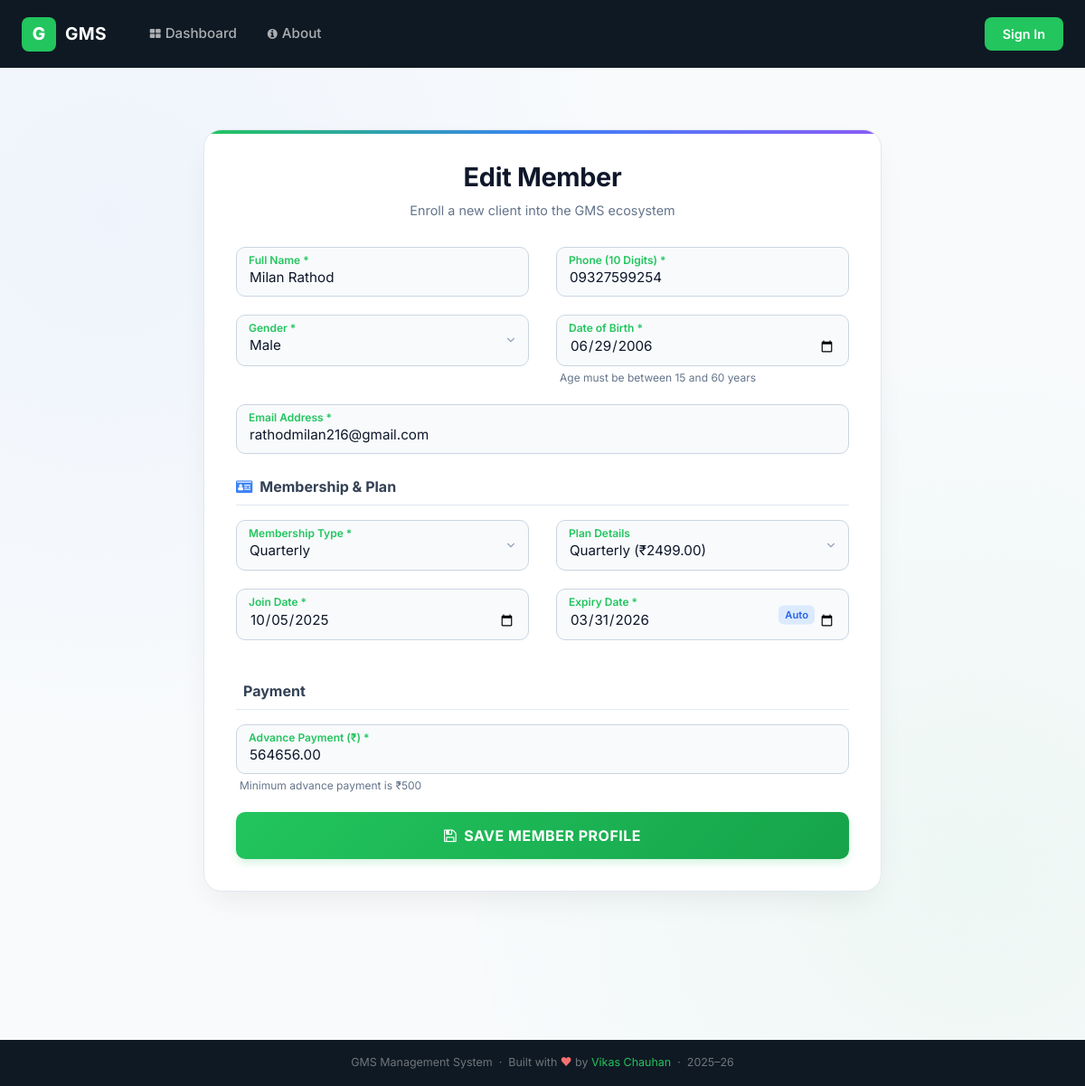
Page /edit_member/3/ on the committed database.
### gym/models.py (models this page shows, shortened)
class Member(models.Model):
    name = models.CharField(max_length=50)
    contact = models.CharField(max_length=15)
    emailid = models.EmailField(max_length=50)
    age = models.PositiveIntegerField()
    dob = models.DateField(null=True, blank=True)
    gender = models.CharField(max_length=10, default="")
    membership_type = models.CharField(max_length=20, default="basic")
    plan = models.ForeignKey(Plan, on_delete=models.CASCADE)  # Linked to Plan
    joindate = models.DateField()
    expiredate = models.DateField()
    initialamount = models.DecimalField(max_digits=10, decimal_places=2, default=0)

class Plan(models.Model):
    name = models.CharField(max_length=50)
    amount = models.DecimalField(max_digits=10, decimal_places=2)
    duration = models.PositiveIntegerField(help_text="Duration in days or months")

### gym/views.py (the view, shortened to what this page needs)
# urls.py: path('edit_member/<int:pid>/', Edit_Member, name='edit_member'),
def Edit_Member(request, pid):
    member = get_object_or_404(Member, id=pid)
    plan1 = Plan.objects.all()
    d = {'member': member, 'plan': plan1}
    return render(request, 'add_member.html', d)

### gym/templates/add_member.html (shortened to what this page needs)
{% extends 'navigation.html' %}
{% block body %}
<div class="container pb-5">
    <div class="premium-wrapper">
        <div class="premium-header">
            <h1 class="premium-title">{% if member %}Edit Member{% else %}Register Member{% endif %}</h1>
            <p class="premium-subtitle">Enroll a new client into the GMS ecosystem</p>
        </div>
        <form id="memberForm" action="{% if member %}{% url 'edit_member' member.id %}{% else %}{% url 'add_member' %}{% endif %}" method="post" novalidate>
            <div class="row">
                <div class="col-md-6">
                    <div class="floating-group">
                        <input type="text" id="name" name="name" class="floating-input" placeholder=" " value="{{ member.name|default:'' }}" required>
                        <label class="floating-label">Full Name *</label>
                    </div>
                </div>
                <div class="col-md-6">
                    <div class="floating-group">
                        <input type="tel" id="contact" name="contact" class="floating-input" placeholder=" " value="{{ member.contact|default:'' }}"
                               pattern="[0-9]{10}" minlength="10" maxlength="10" required
                               title="Please enter exactly 10 digits."
                               oninput="this.value = this.value.replace(/[^0-9]/g, '');">
                        <label class="floating-label">Phone (10 Digits) *</label>
                    </div>
                </div>
            </div>
            <div class="row">
                <div class="col-md-6">
                    <div class="floating-group">
                        <select id="gender" name="gender" class="floating-input" required>
                            <option value="Male"   {% if member.gender == 'Male' %}selected{% endif %}>Male</option>
                        </select>
                        <label class="floating-label">Gender *</label>
                    </div>
                </div>
                <div class="col-md-6">
                    <div class="floating-group">
                        <input type="date" id="dob" name="dob" class="floating-input" placeholder=" "
                               value="{% if member and member.dob %}{{ member.dob|date:'Y-m-d' }}{% endif %}"
                               required>
                        <label class="floating-label">Date of Birth *</label>
                        <div class="field-hint info" id="dob-hint">Age must be between 15 and 60 years</div>
                    </div>
                </div>
            </div>
            <div class="floating-group">
                <input type="email" id="emailid" name="emailid" class="floating-input" placeholder=" " value="{{ member.emailid|default:'' }}" required>
                <label class="floating-label">Email Address *</label>
            </div>
            <div class="section-label"><i class="fa fa-id-card"></i> Membership &amp; Plan</div>
            <div class="row">
                <div class="col-md-6">
                    <div class="floating-group">
                        <select id="membership_type" name="membership_type" class="floating-input" required>
                            <option value="Quarterly"   {% if member.membership_type == 'Quarterly'   %}selected{% endif %}>Quarterly</option>
                        </select>
                        <label class="floating-label">Membership Type *</label>
                    </div>
                </div>
                <div class="col-md-6">
                    <div class="floating-group">
                        <select id="plan" name="plan" class="floating-input">
                            {% for p in plan %}
                                {% if p.name == 'Monthly' or p.name == 'Quarterly' or p.name == 'Half Yearly' or p.name == 'Annual' %}
                                    <option value="{{ p.id }}" data-months="{{ p.duration }}"
                                        {% if member and member.plan and member.plan.id == p.id %}selected{% endif %}>
                                        {{ p.name }} (₹{{ p.amount }})
                                    </option>
                                {% endif %}
                            {% endfor %}
                        </select>
                        <label class="floating-label">Plan Details</label>
                    </div>
                </div>
            </div>
            <div class="row">
                <div class="col-md-6">
                    <div class="floating-group">
                        <input type="date" id="joindate" name="joindate" class="floating-input" placeholder=" "
                               value="{% if member and member.joindate %}{{ member.joindate|date:'Y-m-d' }}{% endif %}"
                               required>
                        <label class="floating-label">Join Date *</label>
                    </div>
                </div>
                <div class="col-md-6">
                    <div class="floating-group" style="position:relative;">
                        <input type="date" id="expdate" name="expdate" class="floating-input" placeholder=" "
                               value="{% if member and member.expiredate %}{{ member.expiredate|date:'Y-m-d' }}{% endif %}"
                               required>
                        <label class="floating-label">Expiry Date *</label>
                        <span class="expiry-badge" id="expiry-badge">Auto</span>
                    </div>
                </div>
            </div>
            <div class="section-label"> Payment</div>
            <div class="floating-group">
                <input type="number" id="initialamount" name="initialamount" class="floating-input"
                       min="500" step="0.01" placeholder=" "
                       value="{{ member.initialamount|default:'' }}" required>
                <label class="floating-label">Advance Payment (₹) *</label>
                <div class="field-hint info" id="adv-hint">Minimum advance payment is ₹500</div>
            </div>
            <button type="submit" class="premium-btn" id="submitBtn">
                {% if member %}<i class="fa fa-save"></i> Save Member Profile{% else %}<i class="fa fa-check-circle"></i> Complete Registration{% endif %}
            </button>
        </form>
    </div>
</div>
{% endblock %}

### gym/templates/navigation.html (style rules this page uses)
*, *::before, *::after { box-sizing: border-box; }
:root { --green: #22c55e; --green-dark: #16a34a; --green-light: #dcfce7; --dark: #0f1923; --dark2: #1a2535; --sidebar: #111c2a; --text: #1e293b; --muted: #64748b; --border: #e2e8f0; --white: #ffffff; --bg: #f8fafc; --bg-gradient: radial-gradient(circle at 10% 20%, rgba(59, 130, 246, 0.05), transparent 40%), radial-gradient(circle at 90% 80%, rgba(34, 197, 94, 0.05), transparent 40%); --card-shadow: 0 4px 20px -2px rgba(0, 0, 0, 0.04), 0 2px 10px -2px rgba(0, 0, 0, 0.02); --border-soft: #f1f5f9; --green-light: rgba(34,197,94,0.15); --table-head: #0f172a; --table-hover: #f1f5f9; --table-border: #e2e8f0; --input-bg: #ffffff; }
body { font-family: 'Inter', -apple-system, BlinkMacSystemFont, sans-serif; background: var(--bg); background-image: var(--bg-gradient); background-attachment: fixed; color: var(--text); margin: 0; min-height: 100vh; }
.form-label, label { font-size: 0.82rem; font-weight: 600; color: var(--muted); margin-bottom: 5px; }

### gym/templates/add_member.html (style rules this page uses)
.premium-wrapper { max-width: 750px; margin: 40px auto; background: #ffffff; backdrop-filter: blur(16px); -webkit-backdrop-filter: blur(16px); border: 1px solid #e2e8f0; border-radius: 20px; padding: 35px 35px; box-shadow: 0 15px 35px -10px rgba(0, 0, 0, 0.08); position: relative; overflow: hidden; }
.premium-wrapper::before { content: ''; position: absolute; top: 0; left: 0; right: 0; height: 4px; background: linear-gradient(90deg, #22c55e, #3b82f6, #8b5cf6); }
.premium-header { margin-bottom: 30px; text-align: center; }
.premium-title { color: #0f172a; font-size: 1.8rem; font-weight: 700; margin: 0 0 8px 0; letter-spacing: -0.3px; }
.premium-subtitle { color: #64748b; font-size: 0.9rem; margin: 0; }
.floating-group { position: relative; margin-bottom: 20px; }
.floating-input { width: 100%; background: #f8fafc; border: 1px solid #cbd5e1; border-radius: 10px; padding: 22px 14px 8px 14px; font-size: 0.95rem; color: #0f172a; transition: all 0.3s ease; font-family: inherit; box-sizing: border-box; }
.floating-label { position: absolute; left: 14px; top: 15px; color: #64748b; font-size: 0.95rem; pointer-events: none; transition: all 0.2s cubic-bezier(0.4, 0, 0.2, 1); }
.floating-input:focus ~ .floating-label, .floating-input:not(:placeholder-shown) ~ .floating-label { top: 6px; left: 14px; font-size: 0.75rem; color: #22c55e; font-weight: 600; }
input[type="date"].floating-input ~ .floating-label, input[type="number"].floating-input ~ .floating-label { top: 6px; left: 14px; font-size: 0.75rem; color: #22c55e; font-weight: 600; }
select.floating-input { appearance: none; padding-top: 22px; padding-bottom: 10px; background-repeat: no-repeat; background-position: right 12px center; background-size: 14px; }
select.floating-input option { background: #ffffff; color: #0f172a; padding: 10px; }
.premium-btn { background: linear-gradient(135deg, #22c55e 0%, #16a34a 100%); color: white; border: none; border-radius: 10px; padding: 14px; font-size: 1rem; font-weight: 700; cursor: pointer; transition: all 0.3s ease; box-shadow: 0 4px 10px rgba(34, 197, 94, 0.2); width: 100%; margin-top: 10px; display: flex; justify-content: center; align-items: center; gap: 8px; text-transform: uppercase; letter-spacing: 0.5px; }
.section-label { color: #334155; font-size: 1rem; font-weight: 700; margin: 24px 0 16px 0; border-bottom: 1px solid #e2e8f0; padding-bottom: 8px; display: flex; align-items: center; gap: 8px; }
.section-label i { color: #3b82f6; }
.field-hint { font-size: 0.75rem; margin-top: 4px; padding-left: 4px; display: none; }
.field-hint.info { color: #64748b; display: block; }
.expiry-badge { position: absolute; right: 38px; top: 50%; transform: translateY(-50%); font-size: 0.7rem; background: #dbeafe; color: #2563eb; border-radius: 6px; padding: 2px 7px; font-weight: 600; pointer-events: none; display: none; }

### rows in the picture
Member: name "Milan Rathod", contact "09327599254", gender "Male", dob "06/29/2006", emailid "rathodmilan216@gmail.com", membership_type "Quarterly", plan "Quarterly (₹2499.00)", joindate "10/05/2025", expdate "03/31/2026", initialamount "564656.00"
